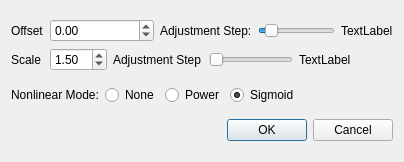
<?xml version="1.0" encoding="UTF-8"?>
<ui version="4.0">
 <class>ZContrastProtocalDialog</class>
 <widget class="QDialog" name="ZContrastProtocalDialog">
  <property name="geometry">
   <rect>
    <x>0</x>
    <y>0</y>
    <width>404</width>
    <height>162</height>
   </rect>
  </property>
  <property name="windowTitle">
   <string>Contrast Adjustment</string>
  </property>
  <layout class="QVBoxLayout" name="verticalLayout">
   <item>
    <layout class="QGridLayout" name="gridLayout">
     <item row="1" column="1">
      <widget class="QDoubleSpinBox" name="scaleSpinBox">
       <property name="value">
        <double>1.500000000000000</double>
       </property>
      </widget>
     </item>
     <item row="1" column="0">
      <widget class="QLabel" name="label_2">
       <property name="text">
        <string>Scale</string>
       </property>
      </widget>
     </item>
     <item row="1" column="2" colspan="2">
      <widget class="QLabel" name="label_5">
       <property name="text">
        <string>Adjustment Step</string>
       </property>
      </widget>
     </item>
     <item row="1" column="4" colspan="2">
      <widget class="QSlider" name="scaleStepSlider">
       <property name="minimum">
        <number>1</number>
       </property>
       <property name="maximum">
        <number>100</number>
       </property>
       <property name="orientation">
        <enum>Qt::Horizontal</enum>
       </property>
      </widget>
     </item>
     <item row="0" column="5" colspan="2">
      <widget class="QSlider" name="offsetStepSlider">
       <property name="minimum">
        <number>1</number>
       </property>
       <property name="maximum">
        <number>100</number>
       </property>
       <property name="value">
        <number>10</number>
       </property>
       <property name="orientation">
        <enum>Qt::Horizontal</enum>
       </property>
      </widget>
     </item>
     <item row="0" column="0">
      <widget class="QLabel" name="label">
       <property name="text">
        <string>Offset</string>
       </property>
      </widget>
     </item>
     <item row="1" column="6" colspan="2">
      <widget class="QLabel" name="scaleStepLabel">
       <property name="text">
        <string>TextLabel</string>
       </property>
      </widget>
     </item>
     <item row="0" column="3" colspan="2">
      <widget class="QLabel" name="label_3">
       <property name="text">
        <string>Adjustment Step:</string>
       </property>
      </widget>
     </item>
     <item row="0" column="7">
      <widget class="QLabel" name="offsetStepLabel">
       <property name="text">
        <string>TextLabel</string>
       </property>
      </widget>
     </item>
     <item row="0" column="1" colspan="2">
      <widget class="QDoubleSpinBox" name="offsetSpinBox">
       <property name="decimals">
        <number>2</number>
       </property>
       <property name="minimum">
        <double>-255.000000000000000</double>
       </property>
       <property name="maximum">
        <double>255.000000000000000</double>
       </property>
       <property name="singleStep">
        <double>1.000000000000000</double>
       </property>
      </widget>
     </item>
    </layout>
   </item>
   <item>
    <layout class="QHBoxLayout" name="horizontalLayout">
     <item>
      <widget class="QLabel" name="label_4">
       <property name="toolTip">
        <string>Nonlinearity of the mapping. No need to understand each option. Just experiment with it.</string>
       </property>
       <property name="text">
        <string>Nonlinear Mode:</string>
       </property>
      </widget>
     </item>
     <item>
      <widget class="QRadioButton" name="noneRadioButton">
       <property name="text">
        <string>None</string>
       </property>
      </widget>
     </item>
     <item>
      <widget class="QRadioButton" name="powerRadioButton">
       <property name="text">
        <string>Power</string>
       </property>
      </widget>
     </item>
     <item>
      <widget class="QRadioButton" name="sigmoidRadioButton">
       <property name="text">
        <string>Sigmoid</string>
       </property>
       <property name="checked">
        <bool>true</bool>
       </property>
      </widget>
     </item>
     <item>
      <spacer name="horizontalSpacer">
       <property name="orientation">
        <enum>Qt::Horizontal</enum>
       </property>
       <property name="sizeHint" stdset="0">
        <size>
         <width>40</width>
         <height>20</height>
        </size>
       </property>
      </spacer>
     </item>
    </layout>
   </item>
   <item>
    <widget class="QDialogButtonBox" name="buttonBox">
     <property name="orientation">
      <enum>Qt::Horizontal</enum>
     </property>
     <property name="standardButtons">
      <set>QDialogButtonBox::Cancel|QDialogButtonBox::Ok</set>
     </property>
    </widget>
   </item>
  </layout>
 </widget>
 <resources/>
 <connections>
  <connection>
   <sender>buttonBox</sender>
   <signal>accepted()</signal>
   <receiver>ZContrastProtocalDialog</receiver>
   <slot>accept()</slot>
   <hints>
    <hint type="sourcelabel">
     <x>248</x>
     <y>254</y>
    </hint>
    <hint type="destinationlabel">
     <x>157</x>
     <y>274</y>
    </hint>
   </hints>
  </connection>
  <connection>
   <sender>buttonBox</sender>
   <signal>rejected()</signal>
   <receiver>ZContrastProtocalDialog</receiver>
   <slot>reject()</slot>
   <hints>
    <hint type="sourcelabel">
     <x>316</x>
     <y>260</y>
    </hint>
    <hint type="destinationlabel">
     <x>286</x>
     <y>274</y>
    </hint>
   </hints>
  </connection>
 </connections>
</ui>
